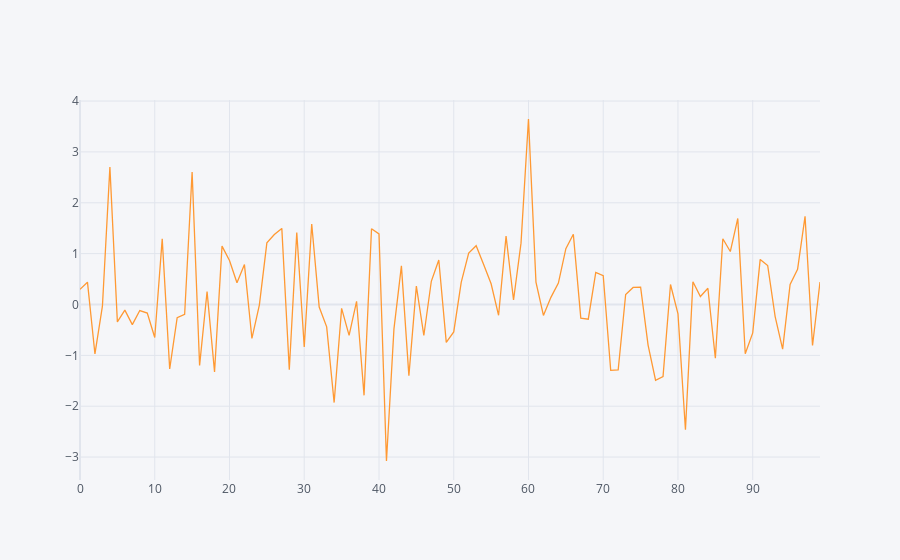

Source (notebook cell):
### Code cell
df[['C']].iplot()

### Figure 1 — Plotly figure (JSON) as saved in the notebook; plotly's stock layout.template omitted (floating-point values rounded to 4 significant figures)
{"data": [{"line": {"color": "rgba(255, 153, 51, 1.0)", "dash": "solid", "shape": "linear", "width": 1.3}, "mode": "lines", "name": "C", "text": "", "type": "scatter", "x": [0, 1, 2, 3, 4, 5, 6, 7, 8, 9, 10, 11, 12, 13, 14, 15, 16, 17, 18, 19, 20, 21, 22, 23, 24, 25, 26, 27, 28, 29, 30, 31, 32, 33, 34, 35, 36, 37, 38, 39, 40, 41, 42, 43, 44, 45, 46, 47, 48, 49, 50, 51, 52, 53, 54, 55, 56, 57, 58, 59, 60, 61, 62, 63, 64, 65, 66, 67, 68, 69, 70, 71, 72, 73, 74, 75, 76, 77, 78, 79, 80, 81, 82, 83, 84, 85, 86, 87, 88, 89, 90, 91, 92, 93, 94, 95, 96, 97, 98, 99], "y": [0.2971, 0.4388, -0.9725, -0.03324, 2.703, -0.3428, -0.1115, -0.3969, -0.1188, -0.1682, -0.6494, 1.289, -1.267, -0.2595, -0.1946, 2.606, -1.198, 0.2547, -1.326, 1.148, 0.8639, 0.4268, 0.7841, -0.6678, -0.006211, 1.212, 1.374, 1.496, -1.284, 1.416, -0.833, 1.583, -0.05016, -0.4402, -1.928, -0.0762, -0.6062, 0.06307, -1.786, 1.488, 1.386, -3.077, -0.4848, 0.7587, -1.399, 0.3612, -0.6093, 0.4563, 0.8753, -0.7442, -0.5385, 0.4341, 1.01, 1.155, 0.7883, 0.4077, -0.2125, 1.344, 0.08751, 1.206, 3.647, 0.4412, -0.2151, 0.1407, 0.4199, 1.098, 1.381, -0.268, -0.2884, 0.6311, 0.5678, -1.296, -1.288, 0.196, 0.3357, 0.3425, -0.7988, -1.49, -1.416, 0.3925, -0.1835, -2.461, 0.4474, 0.1564, 0.3188, -1.057, 1.293, 1.041, 1.692, -0.9694, -0.5578, 0.8863, 0.7662, -0.2381, -0.8787, 0.3939, 0.6896, 1.733, -0.8059, 0.4426]}], "layout": {"legend": {"bgcolor": "#F5F6F9", "font": {"color": "#4D5663"}}, "paper_bgcolor": "#F5F6F9", "plot_bgcolor": "#F5F6F9", "title": {"font": {"color": "#4D5663"}}, "xaxis": {"gridcolor": "#E1E5ED", "showgrid": true, "tickfont": {"color": "#4D5663"}, "title": {"font": {"color": "#4D5663"}, "text": ""}, "zerolinecolor": "#E1E5ED"}, "yaxis": {"gridcolor": "#E1E5ED", "showgrid": true, "tickfont": {"color": "#4D5663"}, "title": {"font": {"color": "#4D5663"}, "text": ""}, "zerolinecolor": "#E1E5ED"}}}
